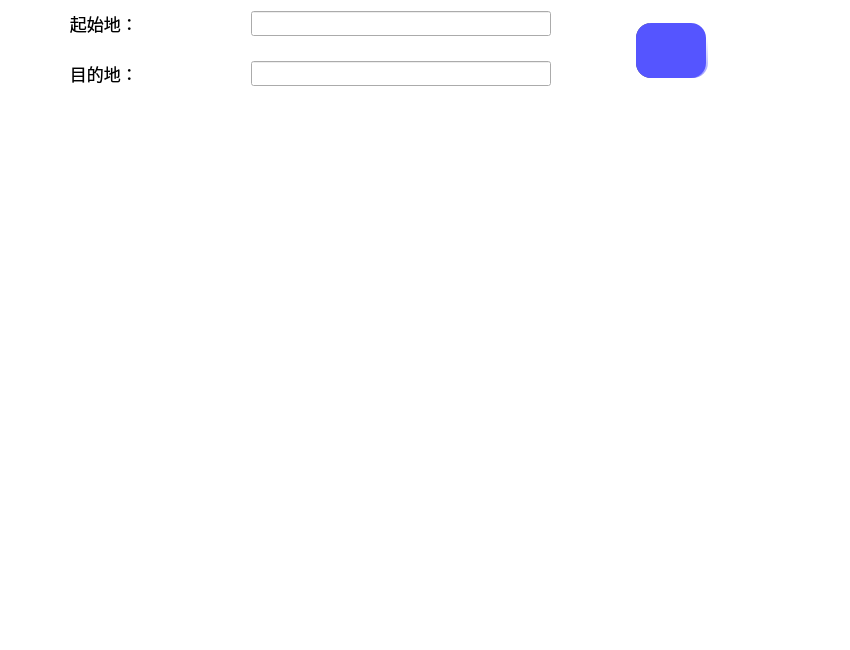
<?xml version="1.0" encoding="UTF-8"?>
<ui version="4.0">
 <class>searchshow</class>
 <widget class="QScrollArea" name="searchshow">
  <property name="geometry">
   <rect>
    <x>0</x>
    <y>0</y>
    <width>850</width>
    <height>650</height>
   </rect>
  </property>
  <property name="windowTitle">
   <string>ScrollArea</string>
  </property>
  <property name="styleSheet">
   <string notr="true">#searchwidget{background-color: rgba(255, 255, 255,0);}
#searchshow{background-color: rgba(255, 255, 255,0);
}</string>
  </property>
  <property name="widgetResizable">
   <bool>true</bool>
  </property>
  <widget class="QWidget" name="searchwidget">
   <property name="geometry">
    <rect>
     <x>0</x>
     <y>0</y>
     <width>848</width>
     <height>648</height>
    </rect>
   </property>
   <widget class="QWidget" name="widget" native="true">
    <property name="geometry">
     <rect>
      <x>0</x>
      <y>0</y>
      <width>850</width>
      <height>105</height>
     </rect>
    </property>
    <property name="styleSheet">
     <string notr="true">#widget
{
background-color: rgba(255, 255, 255,0);
}</string>
    </property>
    <widget class="QPushButton" name="searchButton">
     <property name="geometry">
      <rect>
       <x>635</x>
       <y>22</y>
       <width>70</width>
       <height>55</height>
      </rect>
     </property>
     <property name="styleSheet">
      <string notr="true">QPushButton{
	image: url(:/image/sousuo.png);
border-radius:15px;
padding:4px 8px;
color: rgb(255, 255, 255);
	background-color: rgb(85, 85, 255);
}
QPushButton:hover{
image: url(:/image/sousuo.png);
border-radius:15px;
padding:4px 8px;
color: rgb(255, 255, 255);
background-color: rgba(85, 85, 255,150);

}
QPushButton:pressed{
image: url(:/image/sousuo.png);
border-radius:15px;
padding:4px 8px;
color: rgb(255, 255, 255);
background-color: rgba(85, 85, 255,50);
}</string>
     </property>
     <property name="text">
      <string/>
     </property>
    </widget>
    <widget class="QLineEdit" name="FromEdit">
     <property name="geometry">
      <rect>
       <x>250</x>
       <y>10</y>
       <width>300</width>
       <height>25</height>
      </rect>
     </property>
    </widget>
    <widget class="QLineEdit" name="ToEdit">
     <property name="geometry">
      <rect>
       <x>250</x>
       <y>60</y>
       <width>300</width>
       <height>25</height>
      </rect>
     </property>
    </widget>
    <widget class="QLabel" name="label">
     <property name="geometry">
      <rect>
       <x>60</x>
       <y>10</y>
       <width>100</width>
       <height>25</height>
      </rect>
     </property>
     <property name="font">
      <font>
       <family>华文楷体</family>
       <pointsize>13</pointsize>
      </font>
     </property>
     <property name="text">
      <string>  起始地：</string>
     </property>
    </widget>
    <widget class="QLabel" name="label_2">
     <property name="geometry">
      <rect>
       <x>60</x>
       <y>60</y>
       <width>100</width>
       <height>25</height>
      </rect>
     </property>
     <property name="font">
      <font>
       <family>华文楷体</family>
       <pointsize>13</pointsize>
      </font>
     </property>
     <property name="text">
      <string>  目的地：</string>
     </property>
    </widget>
    <widget class="QLabel" name="label_12">
     <property name="geometry">
      <rect>
       <x>637</x>
       <y>22</y>
       <width>70</width>
       <height>55</height>
      </rect>
     </property>
     <property name="font">
      <font>
       <pointsize>16</pointsize>
      </font>
     </property>
     <property name="styleSheet">
      <string notr="true">background-color: qlineargradient(spread:pad, x1:0, y1:1, x2:0.538, y2:0.0290455, stop:0 rgba(85, 85, 255, 255), stop:1 rgba(255, 255, 255, 255));
border-radius:15px;
padding:4px 8px;
color: rgb(255, 255, 255);
</string>
     </property>
     <property name="text">
      <string/>
     </property>
    </widget>
    <widget class="QLabel" name="label_10">
     <property name="geometry">
      <rect>
       <x>635</x>
       <y>22</y>
       <width>70</width>
       <height>55</height>
      </rect>
     </property>
     <property name="styleSheet">
      <string notr="true">background-color: rgb(83, 83, 83);
border-radius:15px;
padding:4px 8px</string>
     </property>
     <property name="text">
      <string/>
     </property>
    </widget>
    <zorder>label_10</zorder>
    <zorder>label_12</zorder>
    <zorder>searchButton</zorder>
    <zorder>FromEdit</zorder>
    <zorder>ToEdit</zorder>
    <zorder>label</zorder>
    <zorder>label_2</zorder>
   </widget>
   <widget class="QScrollArea" name="scrollArea">
    <property name="geometry">
     <rect>
      <x>0</x>
      <y>105</y>
      <width>851</width>
      <height>530</height>
     </rect>
    </property>
    <property name="styleSheet">
     <string notr="true">background-color: rgba(255, 255, 255,0);</string>
    </property>
    <property name="widgetResizable">
     <bool>true</bool>
    </property>
    <widget class="QWidget" name="uwidget">
     <property name="geometry">
      <rect>
       <x>0</x>
       <y>0</y>
       <width>849</width>
       <height>528</height>
      </rect>
     </property>
     <property name="styleSheet">
      <string notr="true">#uwidget{
	background-color: rgba(255, 255, 255,150);
}</string>
     </property>
    </widget>
   </widget>
  </widget>
 </widget>
 <resources/>
 <connections/>
</ui>
